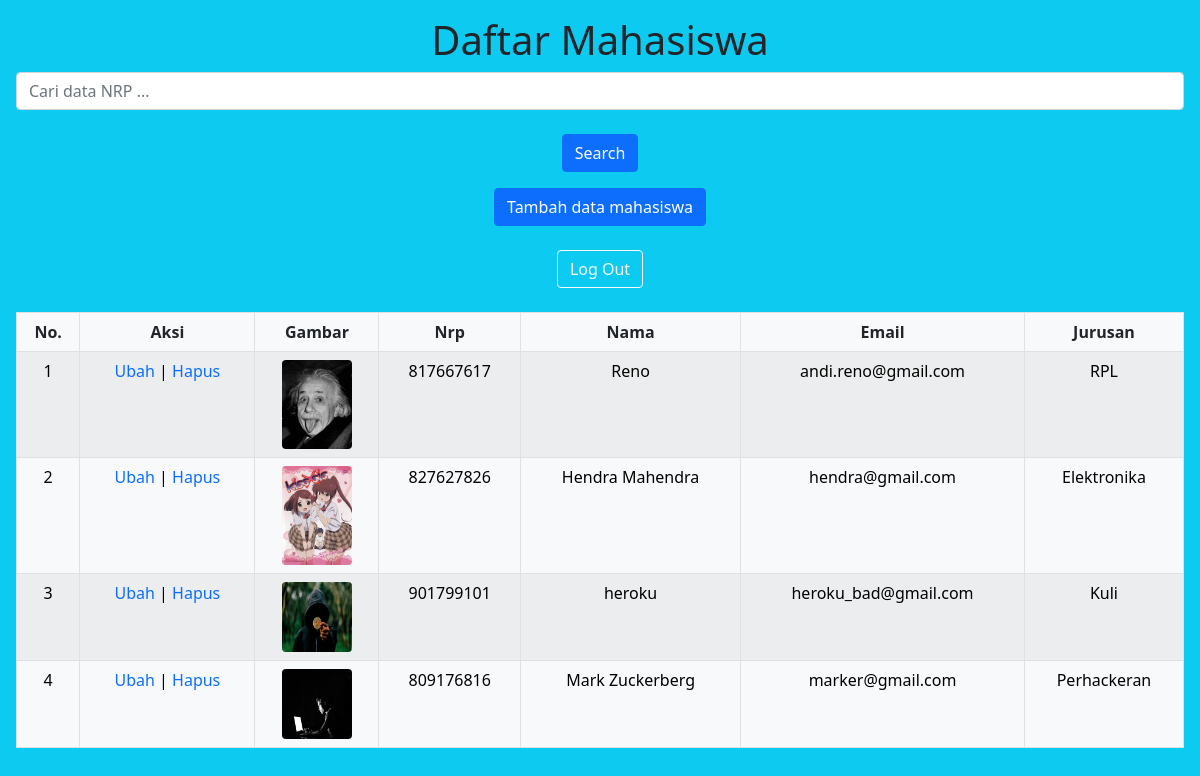
The app's page / (signed in) with its own data.
### tables this page shows
CREATE TABLE `mahasiswa` (
  `id` int(11) NOT NULL,
  `nama` varchar(100) NOT NULL,
  `nrp` char(9) NOT NULL,
  `email` varchar(100) NOT NULL,
  `jurusan` varchar(100) NOT NULL,
  `gambar` varchar(100) NOT NULL
);

### functions.php (called while the page is built, shortened)
<?php
$server = 'localhost';
$username = 'root';
$password = '';
$db_name = 'belajar_database';
$conn = mysqli_connect($server, $username, $password, $db_name);
function query($query){
    global $conn;
    $result = mysqli_query($conn, $query);
    $rows = [];
    while ($row = mysqli_fetch_assoc($result)) {
        $rows[] = $row;
    }
    return $rows;
}
?>

### index.php (the view, shortened to what this page needs)
<?php
require 'functions.php';
$mahasiswa = query("SELECT * FROM `mahasiswa` ORDER BY id DESC");
?>
<html>
<head>
<link href="https://cdn.jsdelivr.net/npm/bootstrap@5.0.0-beta3/dist/css/bootstrap.min.css" rel="stylesheet">
</head>
<body class="text-center p-3 mb-2 bg-info text-dark">
    <h1>Daftar Mahasiswa</h1>
    <form action="" method="post">
        <input type="search" name="keyword" id="" required class="form-control" placeholder="Cari data NRP ..." autocomplete="off"><br>
        <button type="submit" name="cari" class="btn btn-primary">Search</button>
    </form>
    <a href="tambah.php" class="text-decoration-none"><button class="btn btn-primary">Tambah data mahasiswa</button></a><br><br>
    <a href="logout.php"><button type="button" class="btn btn-outline-light">Log Out</button></a><br><br>
    <table border="1" cellpadding="10" cellspacing="0" class="table table-bordered table-hover table-striped text-center p-3 mb-2 bg-light text-dark">
    <thead>
    <tr>
    <th>No.</th>
    <th>Aksi</th>
    <th>Gambar</th>
    <th>Nrp</th>
    <th>Nama</th>
    <th>Email</th>
    <th>Jurusan</th>
    </tr>
    </thead>
    <?php $count = 1; ?>
    <?php foreach ($mahasiswa as $row ) : ?>
    <tr class="table-light">
    <td><?php echo $count; ?></td>
    <td>
    <a href="update.php?id=<?php echo $row['id']; ?>" class="text-decoration-none">Ubah</a> |
    <a href="hapus.php?id=<?php echo $row['id']; ?>" class="text-decoration-none" name="hapus" onclick="return confirm('Oups.. Apakah Anda yakin ingin menghapus data ini?')">Hapus</a>
    </td>
    <td><img src="img/user/<?php echo $row['gambar']; ?>" alt="Foto Profil" width="70" class="img-fluid rounded mx-auto d-block"></td>
    <td><?php echo $row['nrp']; ?> </td>
    <td><?php echo $row['nama']; ?></td>
    <td><?php echo $row['email']; ?></td>
    <td><?php echo $row['jurusan']; ?></td>
    </tr>
    <?php $count++; ?>
    <?php endforeach; ?>
    </table>
</body>
</html>

### records on screen
mahasiswa: gambar (picture), nrp "817667617", nama "Reno", email "andi.reno@gmail.com", jurusan "RPL"
mahasiswa: gambar (picture), nrp "827627826", nama "Hendra Mahendra", email "hendra@gmail.com", jurusan "Elektronika"
mahasiswa: gambar (picture), nrp "901799101", nama "heroku", email "heroku_bad@gmail.com", jurusan "Kuli"
mahasiswa: gambar (picture), nrp "809176816", nama "Mark Zuckerberg", email "marker@gmail.com", jurusan "Perhackeran"
